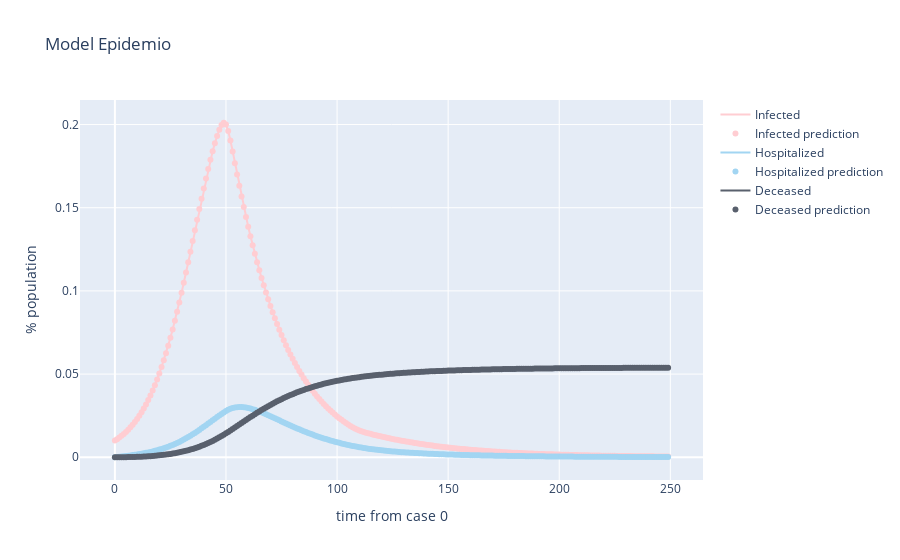
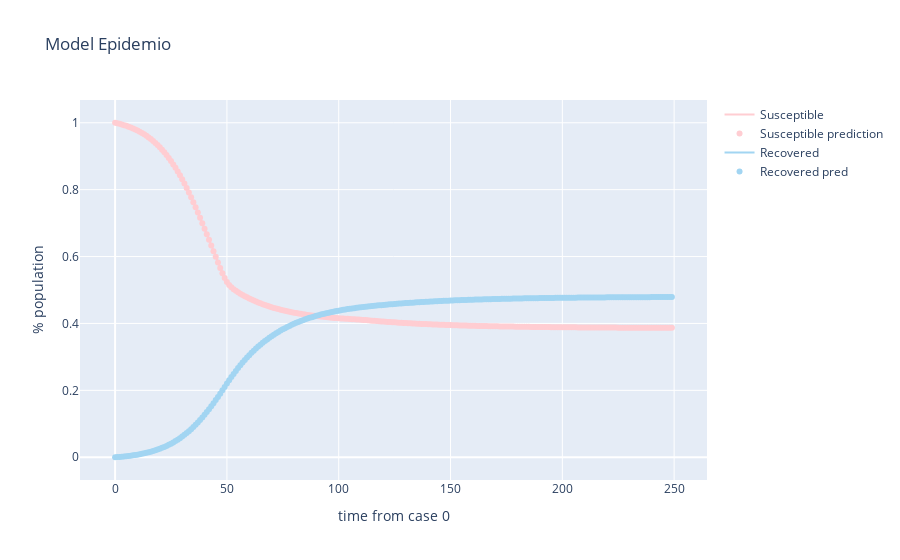

The notebook cell these images were saved under, in order:
### Code cell
Infected = go.Scatter(x=list(t),
                      y=list(y_synt_s[:,0]),
                      name='Infected',
                      mode='lines',
                      marker=dict(color='#ffcdd2'))
Infected_pred = go.Scatter(x=list(t),
                      y=list(y_inf[:,0]),
                      name='Infected prediction',
                      mode='markers',
                      marker=dict(color='#ffcdd2'))
Hospitalized = go.Scatter(x=list(t),
                          y=list(y_synt_s[:,1]),
                          name="Hospitalized",
                          mode='lines',
                          marker=dict(color='#A2D5F2'))
Hospitalized_pred = go.Scatter(x=list(t),
                          y=list(y_inf[:,1]),
                          name="Hospitalized prediction",
                          mode='markers',
                          marker=dict(color='#A2D5F2'))
Deceased = go.Scatter(x=list(t),
                      y=list(y_synt_s[:,2]),
                      name="Deceased",
                      mode='lines',
                      marker=dict(color='#59606D'))
Deceased_pred = go.Scatter(x=list(t),
                      y=list(y_inf[:,2]),
                      name="Deceased prediction",
                      mode='markers',
                      marker=dict(color='#59606D'))
layout = go.Layout(title="Model Epidemio",
                    xaxis=dict(title="time from case 0"),
                    yaxis=dict(title=" % population"))
data = [Infected,Infected_pred, Hospitalized,Hospitalized_pred, Deceased,Deceased_pred]
fig = go.Figure(data=data, layout=layout)
fig.show()
Susceptible = go.Scatter(x=list(t),
                      y=list(y_synt_s[:,3]),
                      name='Susceptible',
                      mode='lines',
                      marker=dict(color='#ffcdd2'))
Susceptible_pred = go.Scatter(x=list(t),
                      y=list(y_inf[:,3]),
                      name='Susceptible prediction',
                      mode='markers',
                      marker=dict(color='#ffcdd2'))
Recovered = go.Scatter(x=list(t),
                          y=list(y_synt_s[:,4]),
                          name="Recovered",
                          mode='lines',
                          marker=dict(color='#A2D5F2'))
Recovered_pred = go.Scatter(x=list(t),
                          y=list(y_inf[:,4]),
                          name="Recovered pred",
                          mode='markers',
                          marker=dict(color='#A2D5F2'))
data = [Susceptible,Susceptible_pred, Recovered, Recovered_pred]
fig = go.Figure(data=data, layout=layout)
fig.show()

### Figure 1 — Plotly figure (JSON) as saved in the notebook; plotly's stock layout.template omitted (floating-point values rounded to 4 significant figures; data arrays with more than 128 entries replaced by an {"elided": "..."} marker saying what was removed)
{"data": [{"marker": {"color": "#ffcdd2"}, "mode": "lines", "name": "Infected", "type": "scatter", "x": {"elided": "250 int values"}, "y": {"elided": "250 float values"}}, {"marker": {"color": "#ffcdd2"}, "mode": "markers", "name": "Infected prediction", "type": "scatter", "x": {"elided": "250 int values"}, "y": {"elided": "250 float values"}}, {"marker": {"color": "#A2D5F2"}, "mode": "lines", "name": "Hospitalized", "type": "scatter", "x": {"elided": "250 int values"}, "y": {"elided": "250 float values"}}, {"marker": {"color": "#A2D5F2"}, "mode": "markers", "name": "Hospitalized prediction", "type": "scatter", "x": {"elided": "250 int values"}, "y": {"elided": "250 float values"}}, {"marker": {"color": "#59606D"}, "mode": "lines", "name": "Deceased", "type": "scatter", "x": {"elided": "250 int values"}, "y": {"elided": "250 float values"}}, {"marker": {"color": "#59606D"}, "mode": "markers", "name": "Deceased prediction", "type": "scatter", "x": {"elided": "250 int values"}, "y": {"elided": "250 float values"}}], "layout": {"title": {"text": "Model Epidemio"}, "xaxis": {"title": {"text": "time from case 0"}}, "yaxis": {"title": {"text": " % population"}}}}

### Figure 2 — Plotly figure (JSON) as saved in the notebook; plotly's stock layout.template omitted (floating-point values rounded to 4 significant figures; data arrays with more than 128 entries replaced by an {"elided": "..."} marker saying what was removed)
{"data": [{"marker": {"color": "#ffcdd2"}, "mode": "lines", "name": "Susceptible", "type": "scatter", "x": {"elided": "250 int values"}, "y": {"elided": "250 float values"}}, {"marker": {"color": "#ffcdd2"}, "mode": "markers", "name": "Susceptible prediction", "type": "scatter", "x": {"elided": "250 int values"}, "y": {"elided": "250 float values"}}, {"marker": {"color": "#A2D5F2"}, "mode": "lines", "name": "Recovered", "type": "scatter", "x": {"elided": "250 int values"}, "y": {"elided": "250 float values"}}, {"marker": {"color": "#A2D5F2"}, "mode": "markers", "name": "Recovered pred", "type": "scatter", "x": {"elided": "250 int values"}, "y": {"elided": "250 float values"}}], "layout": {"title": {"text": "Model Epidemio"}, "xaxis": {"title": {"text": "time from case 0"}}, "yaxis": {"title": {"text": " % population"}}}}
